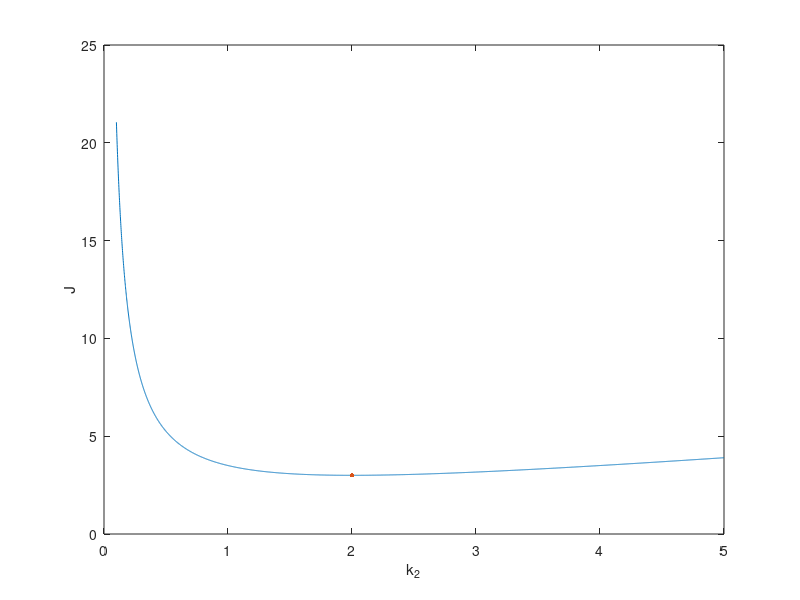

Source code (MATLAB):
clc
clear
close all

k1 = 1;
k2 = 0.1:0.001:5;
J = (k2.^2+2*k2+4)./k2/2;
plot(k2,J);
ind = find(J==min(J));
fprintf('Found minimum for k2 = %4.2f\n',k2(ind));
hold on
plot(k2(ind),J(ind),'.','MarkerSize',10);
xlabel('k_2');
ylabel('J');


  

